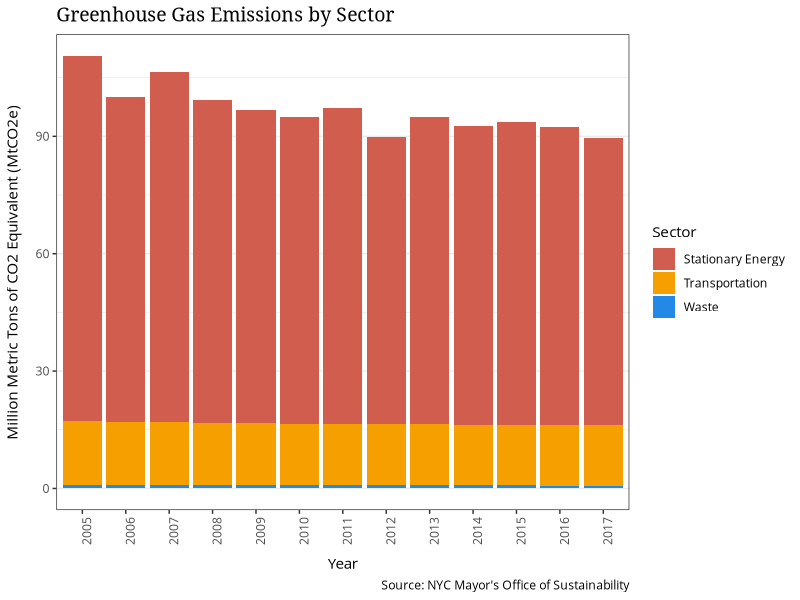

R code for this plot:
# let's do the emissions plot 
library(data.table)
library(ggplot2)
library(ggthemes)
library(viridis)

ghg <- fread("data/nyc_ghg.csv")

names(ghg) <- as.character(ghg[3, ])
ghg <- ghg[-c(1:3), ]
names(ghg)[5:17] <- c(2005:2017)

long_ghg <- melt(ghg, id.vars = c("(Sectors, Sector)", "(Category, Label)", "(Source, Label)", "(Source, Units)"), variable.name = "Year")
setnames(long_ghg, "(Sectors, Sector)", "Sector")
long_ghg[, value := as.numeric(value)]
ghg_sub <- long_ghg[, .(value, Year, Sector)]
ghg_sub[, value := sum(value), by = c("Year", "Sector")]
ghg_sub[, value := value/1000000]
ghg_sub[, value := value/10]

cols <- c("#D05D4E","#F59F00","#228AE6","#12B886","#23417D","#A07952","#82C91E","#CACACA","#2F56A6","#BE4BDB")
p <- ggplot(ghg_sub, aes(x=Year, y=value, fill=Sector)) + geom_col() 
  
  
p + theme_bw() + theme(legend.position="right",
            panel.grid.major.x = element_blank(),
            panel.grid.minor.x = element_blank(),
            text = element_text(family = "Open Sans"),
            plot.title = element_text(family = "Georgia",size = 14),
            axis.text.x = element_text(angle = 90),
            axis.title.y = element_text(margin = margin(t = 0, r = 10, b = 0, l = 0)),
            axis.title.x = element_text(margin = margin(t = 10, r = 0, b = 0, l = 0))) + 
  scale_fill_manual(values=c("#D05D4E","#F59F00","#228AE6")) + 
   ylab("Million Metric Tons of CO2 Equivalent (MtCO2e)") + 
   ggtitle("Greenhouse Gas Emissions by Sector") +
  labs(caption = "Source: NYC Mayor's Office of Sustainability") 

